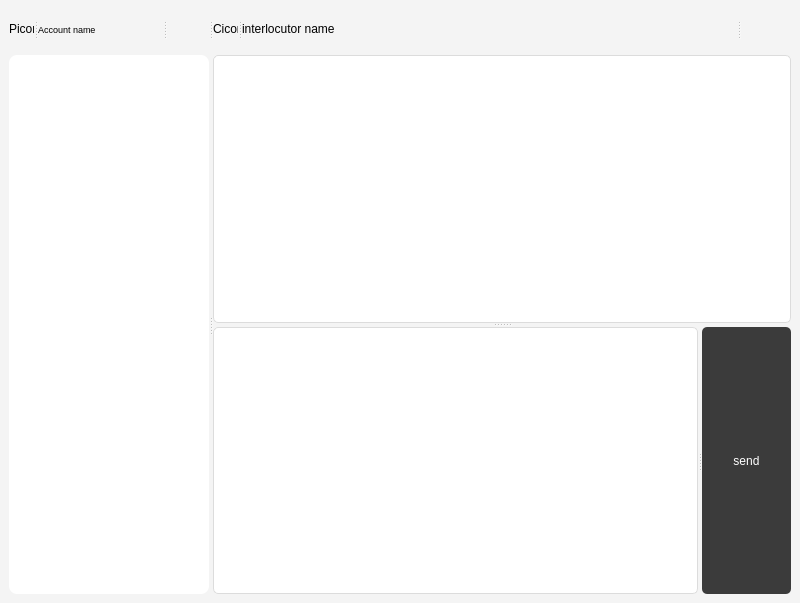
<?xml version="1.0" encoding="UTF-8"?>
<ui version="4.0">
 <class>MainWindow</class>
 <widget class="QMainWindow" name="MainWindow">
  <property name="geometry">
   <rect>
    <x>0</x>
    <y>0</y>
    <width>800</width>
    <height>603</height>
   </rect>
  </property>
  <property name="minimumSize">
   <size>
    <width>800</width>
    <height>603</height>
   </size>
  </property>
  <property name="windowTitle">
   <string>Messenger by exq</string>
  </property>
  <property name="styleSheet">
   <string notr="true">/* Основное окно */
QMainWindow {
background-color: #f4f4f4;
}

/* Верхняя панель */
QWidget#topBar {
background-color: #ffffff;
border-bottom: 1px solid #dcdcdc;
}

/* Кнопки сверху (заменены на иконки) */
QPushButton {
background: transparent;
border: none;
padding: 5px;
qproperty-iconSize: 24px;
}

QPushButton:hover {
background-color: rgba(0, 0, 0, 0.1);
border-radius: 5px;
}

/* Список чатов */
QListWidget {
background-color: #ffffff;
border-right: 1px solid #dcdcdc;
}

QListWidget::item {
padding: 10px;
border-bottom: 1px solid #eeeeee;
}

QListWidget::item:selected {
background-color: #cce5ff;
}

/* Основное поле чата */
QTextBrowser {
background-color: #ffffff;
border: 1px solid #dcdcdc;
border-radius: 5px;
padding: 5px;
}

/* Поле ввода */
QTextEdit {
background-color: #ffffff;
border: 1px solid #dcdcdc;
border-radius: 5px;
padding: 5px;
}

/* Кнопка отправки */
QPushButton#send_b {
background-color: rgb(59, 59, 59);
color: white;
border-radius: 5px;
padding: 5px 10px;
}

QPushButton#send_b:hover {
background-color: rgb(125, 125, 125);
}</string>
  </property>
  <widget class="QWidget" name="centralwidget">
   <property name="styleSheet">
    <string notr="true"/>
   </property>
   <layout class="QGridLayout" name="gridLayout_2">
    <item row="0" column="0">
     <layout class="QVBoxLayout" name="verticalLayout">
      <item>
       <widget class="QSplitter" name="splitter">
        <property name="orientation">
         <enum>Qt::Orientation::Horizontal</enum>
        </property>
        <widget class="QWidget" name="widget" native="true">
         <property name="maximumSize">
          <size>
           <width>200</width>
           <height>40</height>
          </size>
         </property>
         <layout class="QHBoxLayout" name="horizontalLayout">
          <item>
           <widget class="QSplitter" name="splitter_2">
            <property name="orientation">
             <enum>Qt::Orientation::Horizontal</enum>
            </property>
            <widget class="QLabel" name="myProfile_l">
             <property name="minimumSize">
              <size>
               <width>25</width>
               <height>0</height>
              </size>
             </property>
             <property name="maximumSize">
              <size>
               <width>25</width>
               <height>16777215</height>
              </size>
             </property>
             <property name="text">
              <string>Picon</string>
             </property>
             <property name="scaledContents">
              <bool>true</bool>
             </property>
            </widget>
            <widget class="QLabel" name="myName_l">
             <property name="minimumSize">
              <size>
               <width>50</width>
               <height>0</height>
              </size>
             </property>
             <property name="maximumSize">
              <size>
               <width>100</width>
               <height>16777215</height>
              </size>
             </property>
             <property name="font">
              <font>
               <pointsize>7</pointsize>
              </font>
             </property>
             <property name="text">
              <string>Account name</string>
             </property>
            </widget>
           </widget>
          </item>
          <item>
           <spacer name="horizontalSpacer">
            <property name="orientation">
             <enum>Qt::Orientation::Horizontal</enum>
            </property>
            <property name="sizeType">
             <enum>QSizePolicy::Policy::MinimumExpanding</enum>
            </property>
            <property name="sizeHint" stdset="0">
             <size>
              <width>5</width>
              <height>20</height>
             </size>
            </property>
           </spacer>
          </item>
          <item>
           <widget class="QSplitter" name="splitter_3">
            <property name="orientation">
             <enum>Qt::Orientation::Horizontal</enum>
            </property>
            <widget class="QPushButton" name="addAcc_b">
             <property name="minimumSize">
              <size>
               <width>0</width>
               <height>0</height>
              </size>
             </property>
             <property name="maximumSize">
              <size>
               <width>50</width>
               <height>16777215</height>
              </size>
             </property>
             <property name="text">
              <string/>
             </property>
            </widget>
            <widget class="QPushButton" name="settings_b">
             <property name="minimumSize">
              <size>
               <width>0</width>
               <height>0</height>
              </size>
             </property>
             <property name="maximumSize">
              <size>
               <width>50</width>
               <height>16777215</height>
              </size>
             </property>
             <property name="text">
              <string/>
             </property>
             <property name="iconSize">
              <size>
               <width>24</width>
               <height>24</height>
              </size>
             </property>
            </widget>
           </widget>
          </item>
         </layout>
        </widget>
        <widget class="QWidget" name="widget_2" native="true">
         <property name="maximumSize">
          <size>
           <width>16777215</width>
           <height>40</height>
          </size>
         </property>
         <layout class="QHBoxLayout" name="horizontalLayout_2">
          <item>
           <widget class="QSplitter" name="splitter_4">
            <property name="orientation">
             <enum>Qt::Orientation::Horizontal</enum>
            </property>
            <widget class="QLabel" name="theyProfile_l">
             <property name="minimumSize">
              <size>
               <width>25</width>
               <height>0</height>
              </size>
             </property>
             <property name="maximumSize">
              <size>
               <width>25</width>
               <height>16777215</height>
              </size>
             </property>
             <property name="mouseTracking">
              <bool>true</bool>
             </property>
             <property name="text">
              <string>Cicon</string>
             </property>
             <property name="scaledContents">
              <bool>true</bool>
             </property>
            </widget>
            <widget class="QLabel" name="theyName_l">
             <property name="minimumSize">
              <size>
               <width>150</width>
               <height>0</height>
              </size>
             </property>
             <property name="maximumSize">
              <size>
               <width>400</width>
               <height>16777215</height>
              </size>
             </property>
             <property name="text">
              <string>interlocutor name</string>
             </property>
            </widget>
           </widget>
          </item>
          <item>
           <spacer name="horizontalSpacer_2">
            <property name="orientation">
             <enum>Qt::Orientation::Horizontal</enum>
            </property>
            <property name="sizeType">
             <enum>QSizePolicy::Policy::Expanding</enum>
            </property>
            <property name="sizeHint" stdset="0">
             <size>
              <width>100</width>
              <height>20</height>
             </size>
            </property>
           </spacer>
          </item>
          <item>
           <widget class="QSplitter" name="splitter_6">
            <property name="orientation">
             <enum>Qt::Orientation::Horizontal</enum>
            </property>
            <widget class="QPushButton" name="call_b">
             <property name="minimumSize">
              <size>
               <width>0</width>
               <height>0</height>
              </size>
             </property>
             <property name="maximumSize">
              <size>
               <width>50</width>
               <height>16777215</height>
              </size>
             </property>
             <property name="text">
              <string/>
             </property>
             <property name="iconSize">
              <size>
               <width>24</width>
               <height>24</height>
              </size>
             </property>
            </widget>
            <widget class="QPushButton" name="videoCall_b">
             <property name="minimumSize">
              <size>
               <width>0</width>
               <height>0</height>
              </size>
             </property>
             <property name="maximumSize">
              <size>
               <width>50</width>
               <height>16777215</height>
              </size>
             </property>
             <property name="text">
              <string/>
             </property>
            </widget>
           </widget>
          </item>
         </layout>
        </widget>
       </widget>
      </item>
      <item>
       <widget class="QSplitter" name="splitter_5">
        <property name="orientation">
         <enum>Qt::Orientation::Horizontal</enum>
        </property>
        <widget class="QListWidget" name="listWidget">
         <property name="sizePolicy">
          <sizepolicy hsizetype="Fixed" vsizetype="Expanding">
           <horstretch>0</horstretch>
           <verstretch>0</verstretch>
          </sizepolicy>
         </property>
         <property name="maximumSize">
          <size>
           <width>200</width>
           <height>16777215</height>
          </size>
         </property>
         <property name="styleSheet">
          <string notr="true">QListWidget#listWidget {
    background-color: #FFFFFF;
    border: none;
    border-radius: 8px;
    padding: 5px;
    outline: none;
}
QListWidget#listWidget::item {
    background-color: transparent;
    height: 60px;
    border-bottom: 1px solid #E4E6E9;
    padding: 5px;
}
QListWidget#listWidget::item:selected {
    background-color: #ECF2FD;
    border-radius: 5px;
    color: #2E3440;
}

QListWidget#listWidget::item:hover {
    background-color: #F5F7FA;
    border-radius: 5px;
}</string>
         </property>
        </widget>
        <widget class="QWidget" name="widget_3" native="true">
         <property name="styleSheet">
          <string notr="true"/>
         </property>
         <layout class="QGridLayout" name="gridLayout_3">
          <item row="0" column="0">
           <widget class="QSplitter" name="splitter_8">
            <property name="orientation">
             <enum>Qt::Orientation::Vertical</enum>
            </property>
            <widget class="QTextBrowser" name="textBrowser">
             <property name="styleSheet">
              <string notr="true">QTextBrowser {
        text-align: right;
}</string>
             </property>
             <property name="verticalScrollBarPolicy">
              <enum>Qt::ScrollBarPolicy::ScrollBarAsNeeded</enum>
             </property>
             <property name="horizontalScrollBarPolicy">
              <enum>Qt::ScrollBarPolicy::ScrollBarAsNeeded</enum>
             </property>
            </widget>
            <widget class="QSplitter" name="splitter_7">
             <property name="orientation">
              <enum>Qt::Orientation::Horizontal</enum>
             </property>
             <widget class="QTextEdit" name="msgText">
              <property name="minimumSize">
               <size>
                <width>0</width>
                <height>0</height>
               </size>
              </property>
             </widget>
             <widget class="QPushButton" name="send_b">
              <property name="text">
               <string>send</string>
              </property>
             </widget>
            </widget>
           </widget>
          </item>
         </layout>
        </widget>
       </widget>
      </item>
     </layout>
    </item>
   </layout>
  </widget>
 </widget>
 <resources/>
 <connections/>
</ui>
